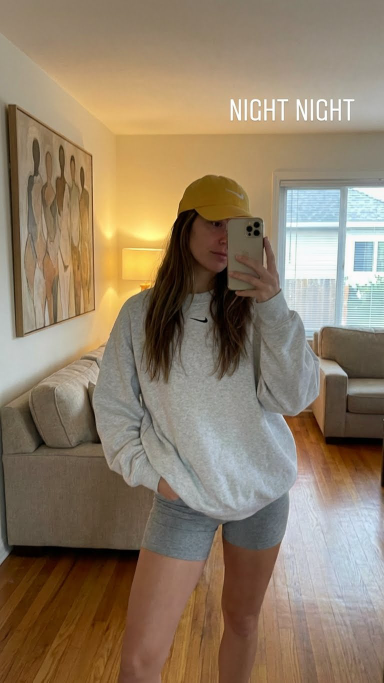
#> input picture tests/fixtures/real_synthid_attacked_synthid_chain.png, 768 x 1365 px (shown at 1/2 size)
$ python forensic_check.py ../../tests/fixtures/real_synthid_attacked_synthid_chain.png
#> lines starting #> are read from the running program, lines starting #| are printed output that depends on the picture
### service/scripts/common.py
"""Shared helpers for remove-ai-marks scripts."""

from __future__ import annotations

import contextlib
import json
import os
import stat
import subprocess
import sys
import tempfile
from pathlib import Path
from typing import Any

# Hard caps on attacker-influenced input sizes. Whole-file in-memory
# processing means a 1 GiB default is a host-memory DoS; keep defaults low.
# The env overrides remain as an explicit escape hatch.
MAX_INPUT_BYTES = int(os.environ.get("WATERMARKS_MAX_INPUT_BYTES", str(256 << 20)))
MAX_STDIN_BYTES = int(os.environ.get("WATERMARKS_MAX_STDIN_BYTES", str(64 << 20)))

# Exit codes shared by the audit CLIs. 0 = clean, 1 = actionable findings,
# 2 = usage/refusal error, 3 = partial scan (some files/URLs failed to
# scan). A partial scan takes precedence over actionable findings: an
# incomplete audit is the more important CI signal.
EXIT_PARTIAL = 3

# Child-process resource limits (address space / output file size). Applied
# via preexec_fn so a crafted file cannot make exiftool/c2patool/OpenCV
# exhaust host memory or fill the disk.
_CHILD_RLIMIT_AS = int(os.environ.get("WATERMARKS_CHILD_RLIMIT_AS", str(4 << 30)))
_CHILD_RLIMIT_FSIZE = int(os.environ.get("WATERMARKS_CHILD_RLIMIT_FSIZE", str(2 << 30)))


def eprint(*args: object) -> None:
    print(*args, file=sys.stderr)


def _reconfigure_stream(stream: Any, errors: str) -> None:
    """Switch a std stream to UTF-8 when it supports reconfiguration.

    On Windows, redirected stdin/stdout/stderr default to the ANSI codepage
    (e.g. cp1252), which cannot encode/decode the invisible Unicode
    characters this tool exists to remove. UTF-8 covers every codepoint, so
    text writes stop raising and piped input matches the file-path handling.
    """
    reconfigure = getattr(stream, "reconfigure", None)
    if reconfigure is not None:
        with contextlib.suppress(OSError, ValueError):
            reconfigure(encoding="utf-8", errors=errors)


def _configure_stdio() -> None:
    _reconfigure_stream(sys.stdin, "surrogateescape")
    _reconfigure_stream(sys.stdout, "backslashreplace")
    _reconfigure_stream(sys.stderr, "backslashreplace")
#> in check, img is the input picture: PIL image 768x1365 RGB; mean R, G, B 143.4, 126.5, 104.4


_configure_stdio()


# Containers that get mistaken for text on the command line. Decoding one as
# text walks compressed bytes and reports whatever codepoints fall out of them:
# noise that tracks the compression, not the content. Worse, cleaning such a
# "text" writes the mangled bytes back and destroys the file.
BINARY_MAGIC: tuple[tuple[bytes, str], ...] = (
    (b"PK\x03\x04", "a ZIP container (DOCX, ODT, XLSX, PPTX, EPUB, JAR)"),
    (b"PK\x05\x06", "an empty ZIP container"),
    (b"PK\x07\x08", "a spanned ZIP container"),
    (b"%PDF-", "a PDF"),
    (b"\x89PNG\r\n\x1a\n", "a PNG image"),
    (b"\xff\xd8\xff", "a JPEG image"),
    (b"GIF87a", "a GIF image"),
    (b"GIF89a", "a GIF image"),
    (b"BM", "a BMP image"),
    (b"II*\x00", "a TIFF image"),
    (b"MM\x00*", "a TIFF image"),
    (b"RIFF", "a RIFF container (WEBP, WAV, AVI)"),
    (b"OggS", "an Ogg media file"),
    (b"\x1f\x8b", "a gzip archive"),
    (b"BZh", "a bzip2 archive"),
    (b"\xfd7zXZ\x00", "an xz archive"),
    (b"7z\xbc\xaf\x27\x1c", "a 7-Zip archive"),
    (b"Rar!\x1a\x07", "a RAR archive"),
    (b"\x7fELF", "an ELF binary"),
    (b"\xca\xfe\xba\xbe", "a Java class or Mach-O fat binary"),
    (b"\xd0\xcf\x11\xe0\xa1\xb1\x1a\xe1", "a legacy Office document (.doc, .xls, .ppt)"),
    (b"SQLite format 3\x00", "a SQLite database"),
    (b"8BPS", "a Photoshop document"),
    (b"wOFF", "a WOFF font"),
    (b"wOF2", "a WOFF2 font"),
    (b"\x00\x01\x00\x00\x00", "a TrueType font"),
    (b"OTTO", "an OpenType font"),
)

BINARY_SNIFF_BYTES = 8192

# Real text runs ~0% control bytes; compressed and executable data runs far
# above this. Tab, LF, CR, FF and ESC are excluded as legitimate in text.
_CONTROL_RATIO_LIMIT = 0.05
_ALLOWED_CONTROLS = frozenset({0x09, 0x0A, 0x0B, 0x0C, 0x0D, 0x1B})


# [18 lines left out: function looks_binary, not called in this run]


# Advice for the text-only scripts: another tool in this repo handles the file.
TEXT_TOOL_ADVICE = (
    "Use inspect_file.py / clean_file.py, which route by format,",
    "or pass --force-text to scan the raw bytes anyway.",
)

# Advice for the routers themselves. They *are* inspect_file.py / clean_file.py,
# and classify() has already ruled out every known container, so pointing back
# at them would be circular.
ROUTER_ADVICE = (
    "These bytes match no supported text, image, audio, video or container format.",
    "Pass --force-text to handle them as text anyway, or --as to force a format.",
)


# [154 lines left out: functions guard_binary, read_text_input, _read_stdin_capped, write_text_output, _default_file_mode, safe_write_bytes, not called in this run]


def safe_write_text(path: str | Path, text: str) -> None:
    safe_write_bytes(path, text.encode("utf-8", errors="surrogateescape"))


# [99 lines left out: functions is_mutating_action, result_has_changes, backup_path, subprocess_rlimits, not called in this run]


# subprocess.run(preexec_fn=...) is POSIX-only; on Windows the argument
# itself raises ValueError before the callable runs. Windows resource
# limiting would need a Job Object (pywin32), which is out of scope.
subprocess_preexec_fn = subprocess_rlimits if os.name == "posix" else None

# The mirror image on Windows: a parent without a console of its own -- pythonw,
# a service, anything GUI-hosted -- makes Windows allocate a fresh console
# window for every child it starts. The window blinks and takes keyboard focus,
# several times per cleaned file once exiftool, qpdf, ghostscript and c2patool
# have each had a turn. CREATE_NO_WINDOW suppresses it; the flag does not exist
# on POSIX, where 0 is the no-op value subprocess already expects.
subprocess_creationflags = subprocess.CREATE_NO_WINDOW if os.name == "nt" else 0


def emit_json(data: Any) -> None:
    json.dump(data, sys.stdout, indent=2, ensure_ascii=False)
    sys.stdout.write("\n")


CONFIDENCE_LEVELS = (
    "confirmed",
    "probable",
    "informational",
    "likely_false_positive",
)


# [119 lines left out: functions classify_finding_confidence, c2patool_probe_note, not called in this run]


def cleaned_path(src: Path, suffix: str = ".cleaned") -> Path:
    """path/to/file.ext -> path/to/file.cleaned.ext"""
    return src.with_name(f"{src.stem}{suffix}{src.suffix}")


# [17 lines left out: functions which, safe_arg, not called in this run]

### service/scripts/forensic_check.py
#!/usr/bin/env python3
"""Forensic stealth detector for the WAVES robustness-evaluation toolchain.

Detects traces of image manipulation (watermark removal) via spectral analysis
and JPEG double-compression detection.  Used by the attack chain coordinator
to verify that removal does not leave detectable artifacts.

Exit codes:
  0  check completed
  1  runtime error
  2  bad input
  3  detector unavailable
"""

from __future__ import annotations

import argparse
import sys
from pathlib import Path
from typing import NamedTuple

import numpy as np

SCRIPTS_DIR = Path(__file__).resolve().parent
sys.path.insert(0, str(SCRIPTS_DIR))

from common import emit_json, eprint  # noqa: E402


class ForensicResult(NamedTuple):
    stealth_score: float
    detected_traces: list[str]
    recommendation: str


def spectral_deformation_score(image: np.ndarray) -> float:
    """Measure deviation from natural 1/f^alpha spectral falloff.

    Returns 0.0 for natural images, higher values for processed images
    where the frequency spectrum has been altered (e.g., by diffusion).
    """
    gray = (
        np.mean(image.astype(np.float64), axis=2) if image.ndim == 3 else image.astype(np.float64)
    )
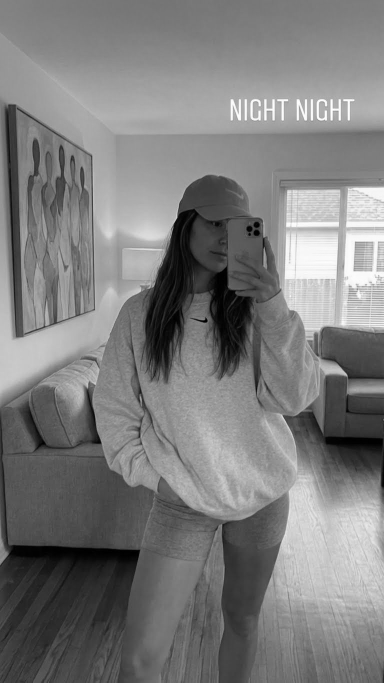
#> gray: shape (1365, 768) float64 (shown at 1/2 size); min 0, max 255, mean 124.8

    f = np.fft.fft2(gray)
    mag = np.abs(np.fft.fftshift(f))

    h, w = mag.shape
#> h = 1365; w = 768
    cy, cx = h // 2, w // 2
#> cy = 682; cx = 384
    max_r = min(cy, cx)
#> max_r = 384

    radial = np.zeros(max_r)
#> radial = 384 values from 0 to 0
    for r in range(1, max_r):
        y, x = np.ogrid[-cy : h - cy, -cx : w - cx]
        mask = (y * y + x * x >= r * r) & (y * y + x * x < (r + 1) ** 2)
        if mask.any():
            radial[r] = np.mean(mag[mask])
#> after the loop, radial = 384 values, max 8587983 at index 1, min 0 at index 0, mean 99424.7

    safe = radial[1:]
#> safe = 383 values, max 8587983 at index 0, min 1667.8 at index 380, mean 99684.3
    safe = np.where(safe > 0, safe, 1e-10)
    log_power = np.log10(safe)
#> log_power = 383 values, max 6.93 at index 0, min 3.22 at index 380, mean 4.1
    log_freq = np.log10(np.arange(1, len(safe) + 1, dtype=np.float64))
#> log_freq = 383 values from 0 to 2.58

    if len(log_freq) < 2:
        return 0.0

    coeffs = np.polyfit(log_freq, log_power, 1)
#> coeffs = [-1.53, 7.39]
    fitted = np.polyval(coeffs, log_freq)
#> fitted = 383 values, max 7.39 at index 0, min 3.45 at index 382, mean 4.1
    residual = np.sqrt(np.mean((log_power - fitted) ** 2))
#> residual = 0.0982

    score = float(np.clip(residual / 2.0, 0.0, 1.0))
#> score = 0.0491
    return score


def jpeg_double_compression_score(image_bytes: bytes) -> float:
    """Detect double JPEG compression artifacts.

    Analyses the distribution of DCT coefficients for signs of
    double quantisation.  Returns 0.0 for non-JPEG or single-compressed,
    higher for double-compressed.
    """
    if len(image_bytes) < 3 or image_bytes[:2] != b"\xff\xd8":
        return 0.0

    try:
        import io

        from PIL import Image

        img = Image.open(io.BytesIO(image_bytes))
        if img.format != "JPEG":
            return 0.0

        arr = np.array(img.convert("L"), dtype=np.float64)
        dct_like = np.fft.dct2 if hasattr(np.fft, "dct2") else None
        if dct_like is None:
            from scipy.fft import dctn

            blk_scores = []
            for r in range(0, arr.shape[0] - 7, 8):
                for c in range(0, arr.shape[1] - 7, 8):
                    block = arr[r : r + 8, c : c + 8]
                    coeffs = dctn(block, type=2, norm="ortho")
                    ac = coeffs.ravel()[1:]
                    hist, _ = np.histogram(ac, bins=32, range=(-50, 50))
                    peaks = np.sum(np.diff(np.sign(np.diff(hist.astype(float)))) < 0)
                    blk_scores.append(peaks / 15.0)
            if not blk_scores:
                return 0.0
            return float(np.clip(np.mean(blk_scores), 0.0, 1.0))
        return 0.0
    except Exception:
        return 0.0


class ForensicChecker:
    """Combined forensic stealth analyser."""

    def __init__(self, model_path: str | None = None):
        self._model_path = model_path

    def check(self, image_path: str) -> ForensicResult:
        from PIL import Image

        path = Path(image_path)
        img = Image.open(path).convert("RGB")
        arr = np.array(img)
        raw_bytes = path.read_bytes()

        spectral = spectral_deformation_score(arr)
#> spectral = 0.0491
        jpeg = jpeg_double_compression_score(raw_bytes)

        combined = 0.6 * spectral + 0.4 * jpeg
#> combined = 0.0294
        traces: list[str] = []
        if spectral > 0.3:
            traces.append("spectral_anomaly")
        if jpeg > 0.3:
            traces.append("double_jpeg")

        if combined > 0.7:
            rec = "reprocess"
        elif combined > 0.3:
            rec = "warn"
        else:
            rec = "pass"

        return ForensicResult(
            stealth_score=round(combined, 4),
            detected_traces=traces,
            recommendation=rec,
        )


def main() -> int:
    p = argparse.ArgumentParser(description=__doc__)
    p.add_argument("path", type=Path, help="Input image")
    p.add_argument("--model-path", type=str, default=None, help="Trained detector model")
    p.add_argument("--json", action="store_true", help="Emit JSON on stdout")
    args = p.parse_args()

    if not args.path.is_file():
        eprint(f"not a file: {args.path}")
        return 2

    try:
        checker = ForensicChecker(model_path=args.model_path)
        result = checker.check(str(args.path))
#> result = (0.0294, [], 'pass')
    except Exception as e:
        eprint(f"forensic check error: {e}")
        return 1

    if args.json:
        emit_json(
            {
                "stealth_score": result.stealth_score,
                "detected_traces": result.detected_traces,
                "recommendation": result.recommendation,
            }
        )
    else:
        eprint(
            f"stealth={result.stealth_score:.3f} "
            f"traces={result.detected_traces} "
            f"rec={result.recommendation}"
        )
    return 0


if __name__ == "__main__":
    raise SystemExit(main())
#> (the program exits here)

$ run again, on tests/fixtures/real_treering_attacked.png
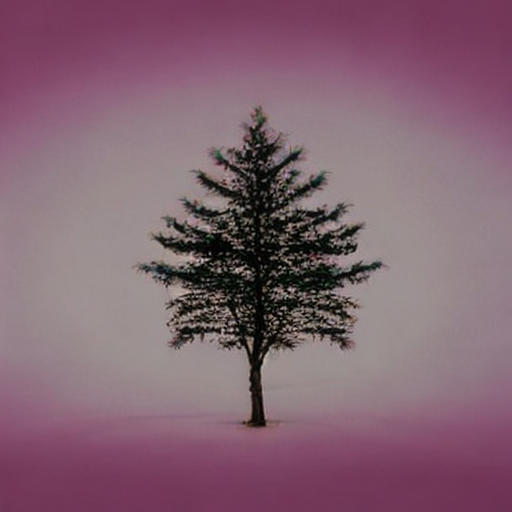
#> input picture tests/fixtures/real_treering_attacked.png, 512 x 512 px
#> in check, img is the input picture: PIL image 512x512 RGB; mean R, G, B 130.3, 99, 113.4
#> in spectral_deformation_score, `gray = ( np.mean(image.astype(np.float64), axis=2) if image.ndim == 3 ..`:
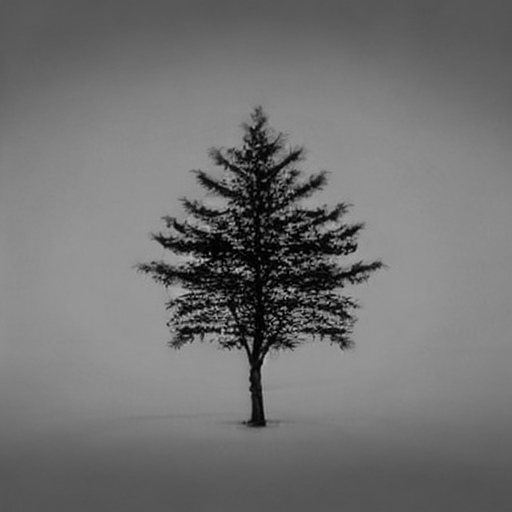
#> gray: shape (512, 512) float64; min 0, max 198.3, mean 114.2
#> after the loop in spectral_deformation_score, `for r in range(1, max_r):`: radial = 256 values, max 1808410.1 at index 1, min 0 at index 0, mean 25208.2
#> safe = 255 values, max 1808410.1 at index 0, min 417.3 at index 253, mean 25307.1
#> log_power = 255 values, max 6.26 at index 0, min 2.62 at index 253, mean 3.7
#> log_freq = 255 values from 0 to 2.41
#> coeffs = [-1.54, 6.73]
#> fitted = 255 values, max 6.73 at index 0, min 3.04 at index 254, mean 3.7
#> residual = 0.234
#> score = 0.117
#> combined = 0.0701
#> result = (0.0701, [], 'pass')
